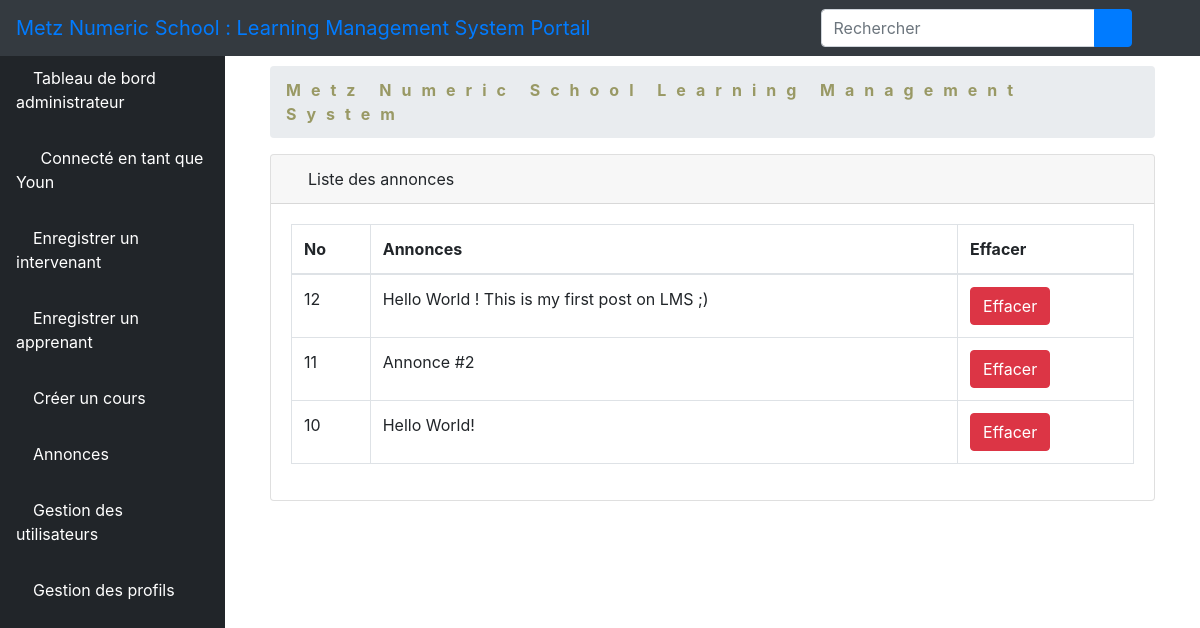
/alistalltise/ (signed in), run on the app's committed database.
### elearn/models.py (models this page shows, shortened)
class User(AbstractUser):
    is_learner = models.BooleanField(default=False)
    is_instructor = models.BooleanField(default=False)
    is_admin = models.BooleanField(default=False)

class Announcement(models.Model):
    user = models.ForeignKey(User, on_delete=models.CASCADE)
    content = models.TextField()
    posted_at = models.DateTimeField(auto_now=True, null=True)

### elearn/views.py (the view)
# urls.py: path('alistalltise/', views.ListAllTise.as_view(), name='alistalltise'),
class ListAllTise(LoginRequiredMixin, ListView):
    model = Announcement
    template_name = 'dashboard/admin/list_tises.html'
    context_object_name = 'tises'
    paginated_by = 10
    def get_queryset(self):
        return Announcement.objects.order_by('-id')

### elearn/templates/dashboard/admin/list_tises.html (shortened to what this page needs)
{% extends 'dashboard/admin/base.html' %}
{% block body %}
    <div class="container-fluid">
        <div class="row">
            <div class="col-12 mb-3">
                <div class="col-12 mb-3">
                    <div id="content-wrapper">
                        <div class="container-fluid">
                            <ol class="breadcrumb">
                                <li class="breadcrumb-item">
                                    <a href="#" style="color: #999965; font-weight: bold; letter-spacing: 10px">Metz
                                        Numeric School Learning Management System</a>
                                </li>
                            </ol>
                            <div class="card mb-3">
                                <div class="card-header">
                                    <i class="fas fa-table"></i>
                                    Liste des annonces
                                </div>
                                <div class="card-body">
                                    <div class="table-responsive">
                                        <table class="table table-bordered" id="dataTable" width="100%" cellspacing="0">
                                            <thead>
                                            <tr>
                                                <th>No</th>
                                                <th>Annonces</th>
                                                <th>Effacer</th>
                                            </tr>
                                            </thead>
                                            <tbody>
                                            {% if tises %}
                                                {% for tise in tises %}
                                                    <tr>
                                                        <td>{{ tise.id }}</td>
                                                        <td>{{ tise.content }}</td>
                                                        <td>
                                                            <a href="{% url 'adpost' tise.pk %}">
                                                                <button type="button" class="btn btn-danger"> Effacer
                                                                </button>
                                                            </a></td>
                                                    </tr>
                                                {% endfor %}
                                            {% endif %}
                                            </tbody>
                                        </table>
                                    </div>
                                </div>
                            </div>
                        </div>
                    </div>
                </div>
            </div>
        </div>
    </div>
{% endblock %}

### elearn/templates/dashboard/admin/base.html (shortened to what this page needs)
<!DOCTYPE html>
<html lang="fr">
<head>
    {% load static %}
    <link href="{% static 'vendor/fontawesome-free/css/all.min.css' %}" rel="stylesheet" type="text/css">
    <link href="{% static 'vendor/datatables/dataTables.bootstrap4.css' %}" rel="stylesheet">
    <link href="{% static 'css/sb-admin.css' %}" rel="stylesheet">
</head>
<body id="page-top">
<nav class="navbar navbar-expand navbar-dark bg-dark fixed-top">
    <a class="navbar-brand mr-1 text-primary" href="">Metz Numeric School : Learning Management System Portail</a>
    <button class="btn btn-link btn-sm text-white order-1 order-sm-0" id="sidebarToggle" href="#">
        <i class="fas fa-bars"></i>
    </button>
    <form class="d-none d-md-inline-block form-inline ml-auto mr-0 mr-md-3 my-2 my-md-0">
        <div class="input-group">
            <input type="text" class="form-control" placeholder="Rechercher" aria-label="Search"
                   aria-describedby="basic-addon2">
            <div class="input-group-append">
                <button class="btn btn-primary" type="button">
                    <i class="fas fa-search"></i>
                </button>
            </div>
        </div>
    </form>
    <ul class="navbar-nav ml-auto ml-md-0">
        <li class="nav-item dropdown no-arrow">
            <a class="nav-link dropdown-toggle" href="#" id="userDropdown" role="button" data-toggle="dropdown"
               aria-haspopup="true" aria-expanded="false">
                <i class="fas fa-user-circle fa-fw text-primary"></i>
            </a>
        </li>
    </ul>
</nav>
<div id="wrapper" style="padding-top: 50px;">
    <ul class="sidebar navbar-nav">
        <li class="nav-item active">
            <a class="nav-link" href="{% url 'dashboard' %}">
                <i class="fa fa-home" aria-hidden="true"></i>
                <span>Tableau de bord administrateur</span>
            </a>
        </li>
        <li class="nav-item active">
            <a class="nav-link" href="">
                <i class="fas fa-user-circle fa-fw text-primary"></i>
                <span>Connecté en tant que {{ user.username }}</span>
            </a>
        </li>
        <li class="nav-item">
            <a class="nav-link" href="{% url 'isign' %}">
                <i class="fas fa-chalkboard-teacher"></i>
                <span style="color: white">Enregistrer un intervenant</span>
            </a>
        </li>
        <li class="nav-item">
            <a class="nav-link" href="{% url 'addlearner' %}">
                <i class="fas fa-user-graduate"></i>
                <span style="color: white">Enregistrer un apprenant</span>
            </a>
        </li>
        <li class="nav-item">
            <a class="nav-link" href="{% url 'course' %}">
                <i class="fas fa-book-reader"></i>
                <span style="color: white">Créer un cours</span>
            </a>
        </li>
        <li class="nav-item dropdown no-arrow">
            <a class="nav-link dropdown-toggle" data-toggle="dropdown" aria-haspopup="true" aria-expanded="false"
               href="">
                <i class="fas fa-bell"></i>
                <span style="color: white">Annonces</span>
            </a>
        </li>
        <li class="nav-item">
            <a class="nav-link" href="{% url 'aluser' %}">
                <i class="fas fa-users"></i>
                <span style="color: white">Gestion des utilisateurs</span>
            </a>
        </li>
        <li class="nav-item dropdown no-arrow">
            <a class="nav-link dropdown-toggle" data-toggle="dropdown" aria-haspopup="true" aria-expanded="false"
               href="">
                <i class="fas fa-user"></i>
                <span style="color: white">Gestion des profils</span>
            </a>
        </li>
    </ul>
    {% block body %}{% endblock %}
</div>

### data on the page
User: username "Youn"
Announcement: id "12", content "Hello World ! This is my first post on LMS ;)"
Announcement: id "11", content "Annonce #2"
Announcement: id "10", content "Hello World!"
